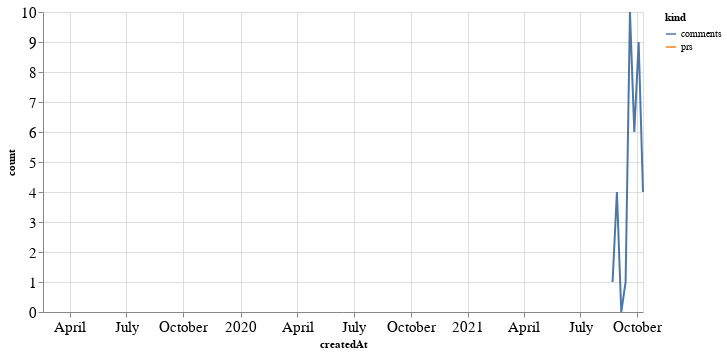

Notebook source saved alongside this figure:
### Code cell
alt.Chart(total_time, width=600).mark_line().encode(
    x='createdAt',
    y='count',
    color='kind'
)

### Figure 1 — Vega-Lite specification as saved in the notebook (floating-point values rounded to 4 significant figures)
{"config": {"axisLeft": {"labelFontSize": 15}, "axisBottom": {"labelFontSize": 15}}, "data": {"name": "data-60ed82f1d7c89c40d219275ea922bfc0"}, "mark": "line", "encoding": {"color": {"type": "nominal", "field": "kind"}, "x": {"type": "temporal", "field": "createdAt"}, "y": {"type": "quantitative", "field": "count"}}, "width": 600, "$schema": "https://vega.github.io/schema/vega-lite/v4.8.1.json", "datasets": {"data-60ed82f1d7c89c40d219275ea922bfc0": [{"createdAt": "2019-02-17T00:00:00", "kind": "prs", "count": 1.0}, {"createdAt": "2021-08-22T00:00:00", "kind": "prs", "count": null}, {"createdAt": "2021-08-29T00:00:00", "kind": "prs", "count": null}, {"createdAt": "2021-09-05T00:00:00", "kind": "prs", "count": null}, {"createdAt": "2021-09-12T00:00:00", "kind": "prs", "count": null}, {"createdAt": "2021-09-19T00:00:00", "kind": "prs", "count": null}, {"createdAt": "2021-09-26T00:00:00", "kind": "prs", "count": null}, {"createdAt": "2021-10-03T00:00:00", "kind": "prs", "count": null}, {"createdAt": "2021-10-10T00:00:00", "kind": "prs", "count": null}, {"createdAt": "2019-02-17T00:00:00", "kind": "comments", "count": null}, {"createdAt": "2021-08-22T00:00:00", "kind": "comments", "count": 1.0}, {"createdAt": "2021-08-29T00:00:00", "kind": "comments", "count": 4.0}, {"createdAt": "2021-09-05T00:00:00", "kind": "comments", "count": 0.0}, {"createdAt": "2021-09-12T00:00:00", "kind": "comments", "count": 1.0}, {"createdAt": "2021-09-19T00:00:00", "kind": "comments", "count": 10.0}, {"createdAt": "2021-09-26T00:00:00", "kind": "comments", "count": 6.0}, {"createdAt": "2021-10-03T00:00:00", "kind": "comments", "count": 9.0}, {"createdAt": "2021-10-10T00:00:00", "kind": "comments", "count": 4.0}]}}
